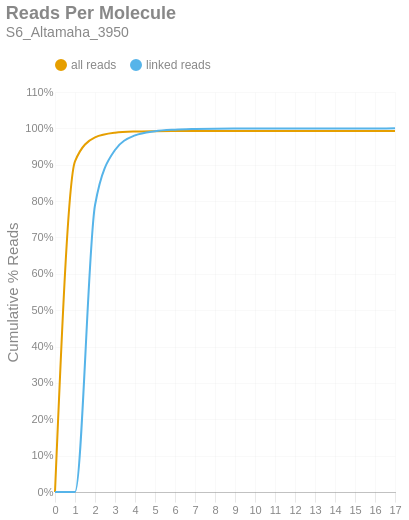

This figure's notebook cell:
### Markdown cell above
### Reads per Molecule
This chart shows the cumulative distribution of the number of reads per linked molecule. That is, how many alignments are associated with a unique molecule. This excludes the number of reads associated with invalid or absent linked-read barcodes. The `linked` histogram is the percentages recalculated when disregarding singletons.

### Code cell
if SKIPLR:
    print_html(f"Skipped")
else:
    counts = np.bincount(valids['reads'].cast(pl.Int64).to_numpy())
    weighted = counts * np.arange(len(counts))
    all_perc = weighted / n_reads
    linked_perc = weighted / n_linked_reads
    linked_perc[1] = 0
    binned_df = pl.DataFrame({
        'readsper': list(range(len(counts))),
        'all reads (cumsum)': np.cumsum(all_perc).tolist(),
        'linked reads (cumsum)': np.cumsum(linked_perc).tolist(),
    })

    with SafeRender(binned_df):
        (
            density_plot(binned_df, 'Reads Per Molecule', samplename, 'readspmol')
            .encode(
                x=alt.X('readsper:O', title=None).axis(labelAngle=0).scale(padding=0),
                y=alt.Y('value:Q', title='Cumulative % Reads').axis(format='%').stack(False),
                color=alt.Color("key:N").scale(domain=["all reads", "linked reads"]),
                tooltip=[
                    alt.Tooltip("key:N", title="Data Type"),
                    alt.Tooltip("readsper:O", title="Reads Per Molecule"),
                    alt.Tooltip("value:Q", format=".2%", title="% Reads (Cum.)")
                ]            
            )
        ).display()

### Figure 1 — Vega-Lite specification as saved in the notebook (floating-point values rounded to 4 significant figures)
{"width": "container", "height": 400, "config": {"title": {"anchor": "start", "dy": -15, "fontSize": 18, "color": "#888888", "subtitleColor": "#888888", "subtitleFontSize": 14}, "arc": {"fill": "#0072B2"}, "axis": {"domainColor": "#888888", "domainWidth": 0.5, "gridWidth": 0.2, "grid": false, "titleFontWeight": 400, "titleFontSize": 15, "labelFontSize": 11, "labelColor": "#888888", "tickColor": "#888888", "tickWidth": 0.2, "titleColor": "#888888"}, "axisBand": {"grid": false}, "axisX": {"grid": true, "tickSize": 10, "domainCap": "round"}, "axisY": {"domain": false, "grid": true, "tickSize": 0, "domainCap": "round"}, "background": "transparent", "header": {"labelFontSize": 15, "labelColor": "#888888", "titleFontSize": 15, "titleFontWeight": 600, "titleColor": "#888888"}, "legend": {"labelFont": "sans-serif", "labelFontSize": 12, "labelColor": "#888888", "symbolSize": 100, "symbolType": "circle", "titleFontSize": 12, "titlePadding": 10, "titleColor": "#888888", "title": null, "orient": "top"}, "range": {"category": ["#E69F00", "#56B4E9", "#009E73", "#F0E442", "#0072B2", "#D55E00", "#CC79A7", "#000000"], "diverging": ["#cfe8f3", "#a2d4ec", "#73bfe2", "#46abdb", "#1696d2", "#12719e"]}, "area": {"fill": "#0072B2", "fillOpacity": 0.7, "line": true, "strokeOpacity": 0.7}, "line": {"color": "#0072B2", "stroke": "#0072B2", "strokeWidth": 2}, "trail": {"color": "#0072B2", "stroke": "#0072B2", "strokeWidth": 0, "size": 1}, "point": {"filled": true, "fillOpacity": 1.0, "size": 95}, "text": {"color": "#888888", "fontSize": 11, "align": "right", "fontWeight": 400, "size": 11}, "bar": {"fill": "#0072B2", "stroke": null}, "view": {"stroke": null, "continuousWidth": 660, "continuousHeight": 400}}, "data": {"name": "data-6489541bff615f28e1ad86d9769cde7a"}, "mark": {"type": "line", "interpolate": "monotone", "point": {"opacity": 0, "size": 275}}, "encoding": {"color": {"field": "key", "scale": {"domain": ["all reads", "linked reads"]}, "type": "nominal"}, "tooltip": [{"field": "key", "title": "Data Type", "type": "nominal"}, {"field": "readsper", "title": "Reads Per Molecule", "type": "ordinal"}, {"field": "value", "format": ".2%", "title": "% Reads (Cum.)", "type": "quantitative"}], "x": {"axis": {"labelAngle": 0}, "field": "readsper", "scale": {"padding": 0}, "title": null, "type": "ordinal"}, "y": {"axis": {"format": "%"}, "field": "value", "stack": false, "title": "Cumulative % Reads", "type": "quantitative"}}, "params": [{"name": "param_c36ac31b6afebe62", "select": {"type": "point", "fields": ["key"]}, "bind": "legend"}], "title": {"text": "Reads Per Molecule", "subtitle": "S6_Altamaha_3950"}, "transform": [{"fold": ["all reads (cumsum)", "linked reads (cumsum)"]}, {"calculate": "replace(datum.key, ' (cumsum)', '')", "as": "key"}, {"filter": {"param": "param_c36ac31b6afebe62"}}], "usermeta": {"embedOptions": {"downloadFileName": "S6_Altamaha_3950.readspmol"}}, "$schema": "https://vega.github.io/schema/vega-lite/v6.1.0.json", "datasets": {"data-6489541bff615f28e1ad86d9769cde7a": [{"readsper": 0, "all reads (cumsum)": 0.0, "linked reads (cumsum)": 0.0}, {"readsper": 1, "all reads (cumsum)": 0.9093, "linked reads (cumsum)": 0.0}, {"readsper": 2, "all reads (cumsum)": 0.9754, "linked reads (cumsum)": 0.7887}, {"readsper": 3, "all reads (cumsum)": 0.9881, "linked reads (cumsum)": 0.9405}, {"readsper": 4, "all reads (cumsum)": 0.9914, "linked reads (cumsum)": 0.9806}, {"readsper": 5, "all reads (cumsum)": 0.9924, "linked reads (cumsum)": 0.9922}, {"readsper": 6, "all reads (cumsum)": 0.9928, "linked reads (cumsum)": 0.9965}, {"readsper": 7, "all reads (cumsum)": 0.9929, "linked reads (cumsum)": 0.9982}, {"readsper": 8, "all reads (cumsum)": 0.993, "linked reads (cumsum)": 0.9992}, {"readsper": 9, "all reads (cumsum)": 0.993, "linked reads (cumsum)": 0.9995}, {"readsper": 10, "all reads (cumsum)": 0.993, "linked reads (cumsum)": 0.9996}, {"readsper": 11, "all reads (cumsum)": 0.993, "linked reads (cumsum)": 0.9996}, {"readsper": 12, "all reads (cumsum)": 0.993, "linked reads (cumsum)": 0.9997}, {"readsper": 13, "all reads (cumsum)": 0.993, "linked reads (cumsum)": 0.9998}, {"readsper": 14, "all reads (cumsum)": 0.993, "linked reads (cumsum)": 0.9998}, {"readsper": 15, "all reads (cumsum)": 0.9931, "linked reads (cumsum)": 0.9999}, {"readsper": 16, "all reads (cumsum)": 0.9931, "linked reads (cumsum)": 0.9999}, {"readsper": 17, "all reads (cumsum)": 0.9931, "linked reads (cumsum)": 1.0}]}}
